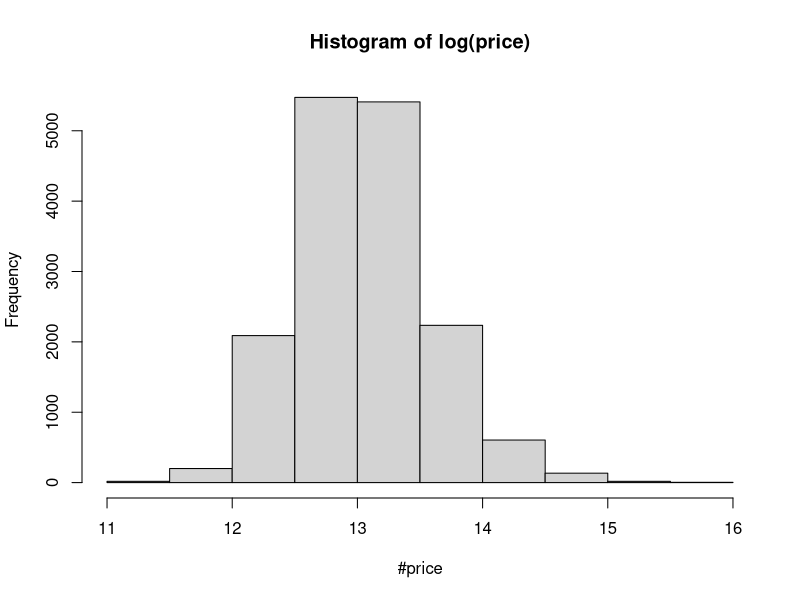
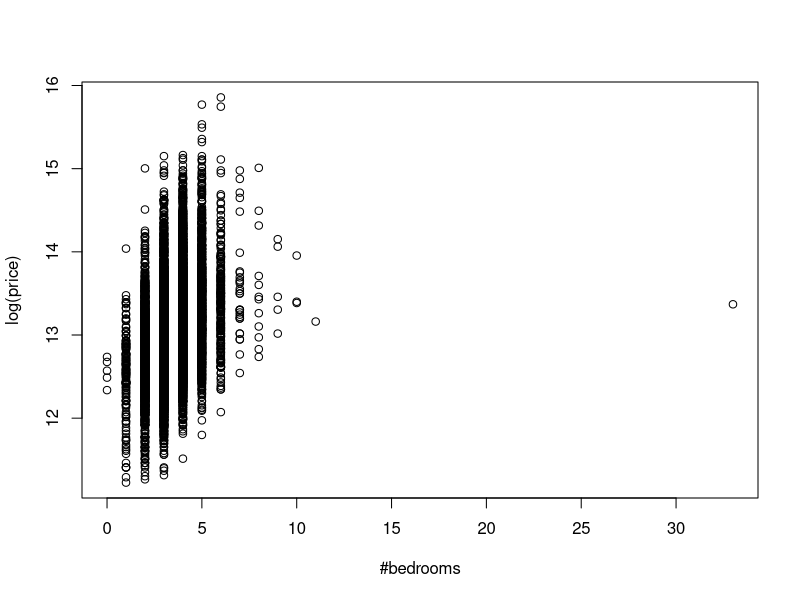
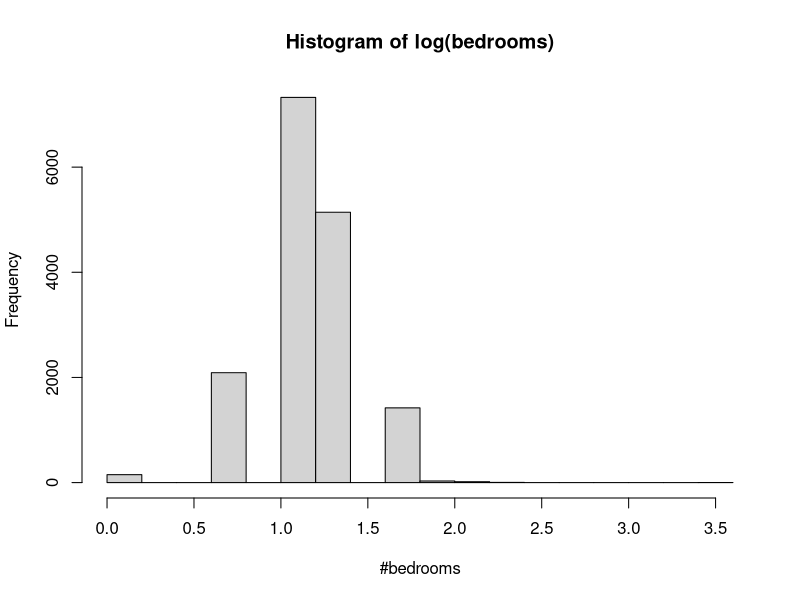
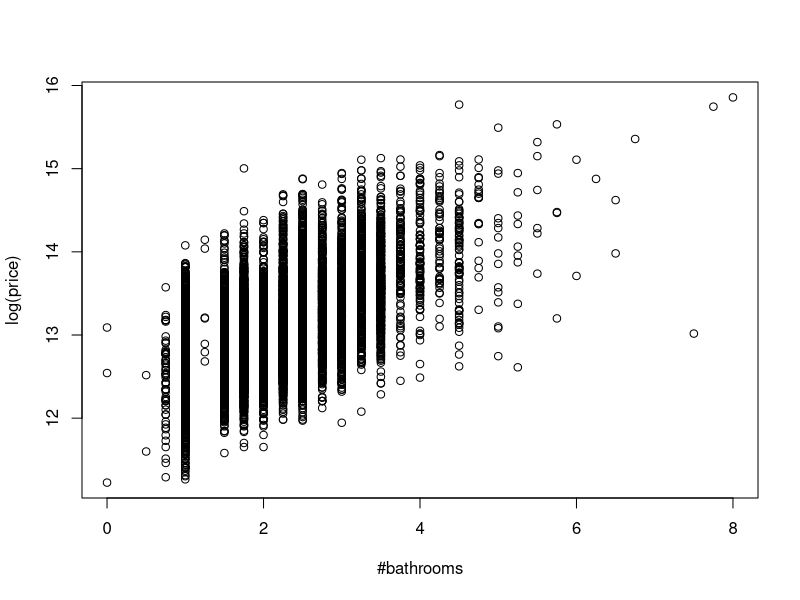
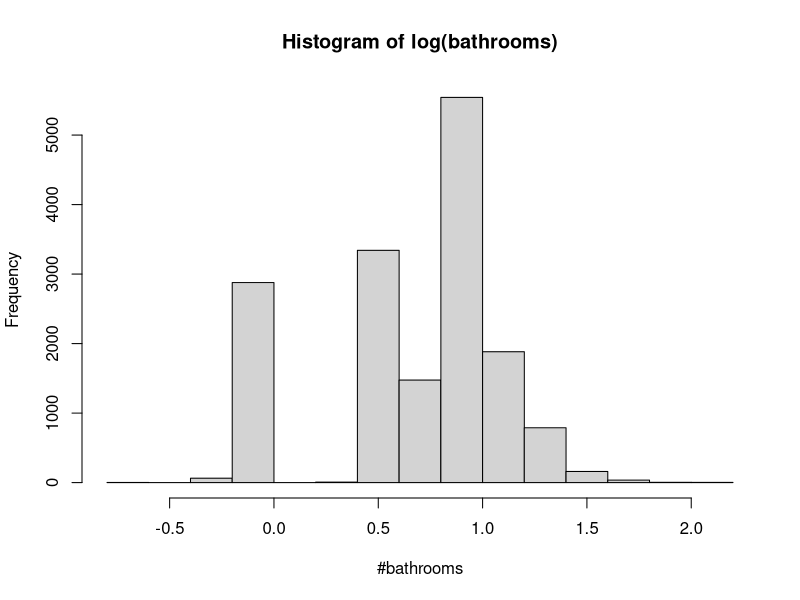
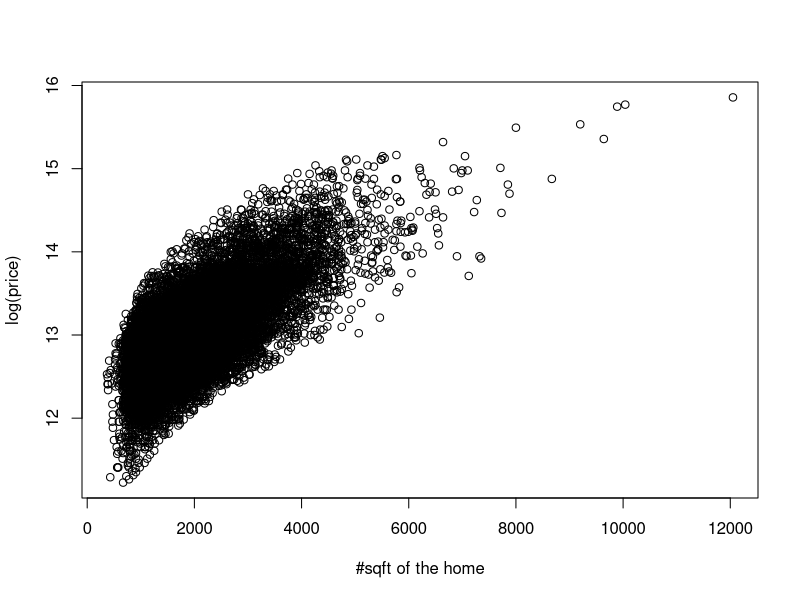
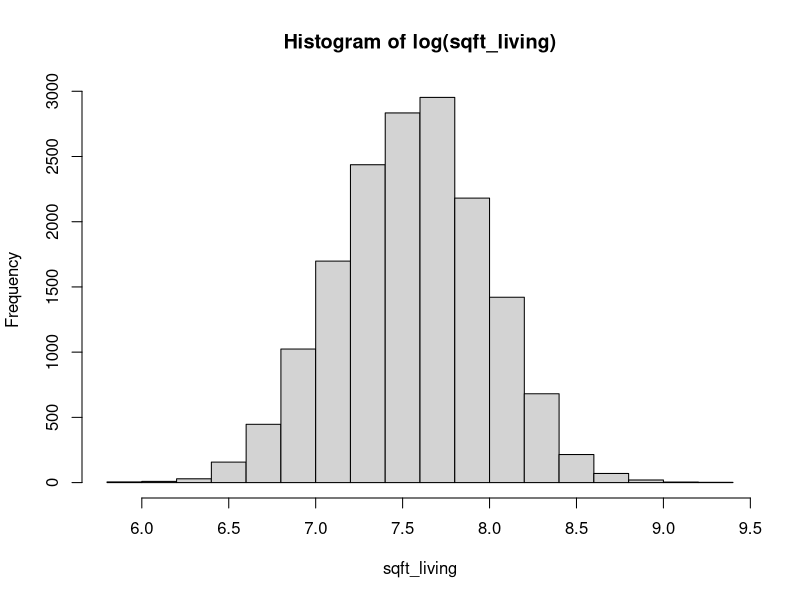
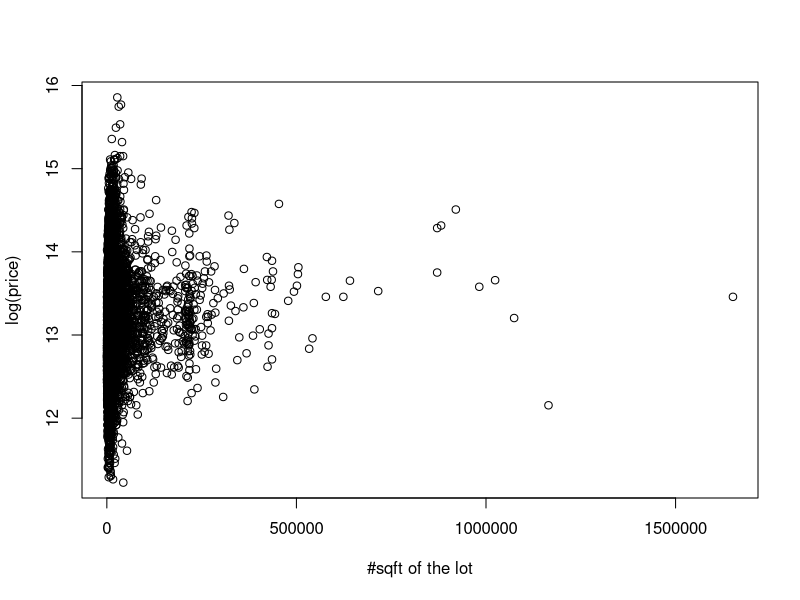

These charts were generated, in order, by the following R code:
## ---- chunk 1
knitr::opts_chunk$set(echo = TRUE)
## ---- chunk 2
dat <- read.csv("king.csv")
head(dat)
## ---- chunk 3
all(dat$X==dat$ID)
## ---- chunk 4
dat$X <- NULL
dat$ID <- NULL
# keep original data set stored because later, columns will be added to dat
orig_dat <- dat
## ---- chunk 5
summary(dat$price)
hist(log(dat$price), main = "Histogram of log(price)", xlab="#price")
## ---- chunk 6
summary(dat)
## ---- chunk 7
plot(log(dat$price)~dat$bedrooms, xlab="#bedrooms", ylab="log(price)")
## ---- chunk 8
cor(dat$price,dat$bedrooms)
## ---- chunk 9
max(dat$bedrooms)
## ---- chunk 10
cor(dat[dat$bedrooms<30, "price"], dat[dat$bedrooms<30, "bedrooms"])
## ---- chunk 11
summary(dat$bedrooms)
table(dat$bedrooms)
## ---- chunk 12
hist(log(dat$bedrooms), main="Histogram of log(bedrooms)", xlab="#bedrooms")
## ---- chunk 13
plot(log(dat$price)~dat$bathrooms, xlab="#bathrooms", ylab="log(price)")
## ---- chunk 14
cor(dat$price, dat$bathrooms)
## ---- chunk 15
summary(dat$bathrooms)
table(dat$bathrooms)
## ---- chunk 16
hist(log(dat$bathrooms), main="Histogram of log(bathrooms)", xlab="#bathrooms")
## ---- chunk 17
plot(log(dat$price)~dat$sqft_living, xlab="#sqft of the home", 
     ylab="log(price)")
## ---- chunk 18
cor(dat$price, dat$sqft_living)
## ---- chunk 19
summary(dat$sqft_living)
## ---- chunk 20
hist(log(dat$sqft_living), main="Histogram of log(sqft_living)", xlab="sqft_living")
## ---- chunk 21
plot(log(dat$price)~dat$sqft_lot, xlab="#sqft of the lot", ylab="log(price)")
## ---- chunk 22
cor(dat$price, dat$sqft_lot)
## ---- chunk 23
summary(dat$sqft_lot)
## ---- chunk 24
hist(log(dat$sqft_lot), main="Histogram of log(sqft_lot)", xlab="sqft_lot")
## ---- chunk 25
boxplot(log(dat$price)~dat$floors, xlab="#floors", ylab="price")
## ---- chunk 26
cor(dat$price, dat$floors)
## ---- chunk 27
summary(dat$floors)
table(dat$floors)
## ---- chunk 28
hist(dat$floors, main = "Histogram of floors", xlab="#floors")
## ---- chunk 29
dat$waterfront <- as.factor(dat$waterfront)
levels(dat$waterfront) <- c("No-Waterfront", "Waterfront")
## ---- chunk 30
boxplot(log(dat$price)~dat$waterfront, xlab="view to waterfront", 
     ylab="log(price)")
## ---- chunk 31
mean(dat[dat$waterfront=="No-Waterfront", "price"])
## ---- chunk 32
mean(dat[dat$waterfront=="Waterfront", "price"])
## ---- chunk 33
summary(dat$waterfront)
table(dat$waterfront)
## ---- chunk 34
boxplot(log(dat$price)~dat$view, xlab="#times the house has been viewed", 
        ylab="log(price)")
## ---- chunk 35
cor(dat$price, dat$view)
## ---- chunk 36
summary(dat[dat$view==0, "price"])
## ---- chunk 37
# get the number of outliers (below lower whisker of boxplot or above upper
# whisker). Whiskers are calculated by:
# (1st_quartile) - 1.5*(IQR) = (1st_quartile) - 1.5*(3rd_quartile-1st_quartile)
# and 
# (3rd_quartile) + 1.5*(IQR) = (3rd_quartile) + 1.5*(3rd_quartile-1st_quartile)
length(dat[dat$view==0 
           & log(dat$price) < log(312000) - 1.5*(log(600000)-log(312000))
           | log(dat$price) > log(600000) + 1.5*(log(600000)-log(312000)),
           "price"])
## ---- chunk 38
length(dat[dat$view==0 
           & log(dat$price) < log(312000) - 1.5*(log(600000)-log(312000))
           | log(dat$price) > log(600000) + 1.5*(log(600000)-log(312000)),
           "price"]) / length(dat[dat$view==0, "price"])
## ---- chunk 39
summary(dat[dat$view==1, "price"])
## ---- chunk 40
length(dat[dat$view==1 
           & log(dat$price) < log(515750) - 1.5*(log(947500)-log(515750))
           | log(dat$price) > log(947500) + 1.5*(log(947500)-log(515750)),
           "price"]) / length(dat[dat$view==1, "price"])
## ---- chunk 41
summary(dat[dat$view==2, "price"])
## ---- chunk 42
length(dat[dat$view==2 
           & log(dat$price) < log(489500) - 1.5*(log(935500)-log(489500))
           | log(dat$price) > log(935500) + 1.5*(log(935500)-log(489500)),
           "price"]) / length(dat[dat$view==2, "price"])
## ---- chunk 43
summary(dat[dat$view==3, "price"])
## ---- chunk 44
length(dat[dat$view==3 
           & log(dat$price) < log(582525) - 1.5*(log(1320000)-log(582525))
           | log(dat$price) > log(1320000) + 1.5*(log(1320000)-log(582525)),
           "price"]) / length(dat[dat$view==2, "price"])
## ---- chunk 45
summary(dat[dat$view==4, "price"])
## ---- chunk 46
length(dat[dat$view==4 
           & log(dat$price) < log(811000) - 1.5*(log(1705000)-log(811000))
           | log(dat$price) > log(1705000) + 1.5*(log(1705000)-log(811000)),
           "price"]) / length(dat[dat$view==2, "price"])
## ---- chunk 47
aggregate(dat$price, list(dat$view), FUN=sd)
## ---- chunk 48
summary(dat$view)
table(dat$view)
## ---- chunk 49
dat$condition <- as.factor(dat$condition)
levels(dat$condition) <- c("Bad Condition", "Average Condition", "Good Condition", "Very Good Condition", "Excellent Condition")
## ---- chunk 50
boxplot(log(dat$price)~dat$condition, xlab="Condition of the house", 
        ylab="log(price)")
## ---- chunk 51
aggregate(dat$price~dat$condition, FUN=mean)
## ---- chunk 52
table(dat$condition)
## ---- chunk 53
boxplot(log(dat$price)~dat$grade, xlab="grade of the house", ylab="log(price)")
## ---- chunk 54
cor(dat$price, dat$grade)
## ---- chunk 55
summary(dat$grade)
table(dat$grade)
hist(dat$grade, main="Histogram of grade", xlab="#grade")
## ---- chunk 56
plot(log(dat$price)~dat$sqft_above, xlab="sqft of the house", 
     ylab="log(price)")
## ---- chunk 57
cor(dat$price, dat$sqft_above)
## ---- chunk 58
dat$sqft_above_1000_range <- cut(dat$sqft_above, breaks=seq(0,9000,1000), 
                             labels=c("1-1000", "1001-2000", "2001-3000", 
                                      "3001-4000", "4001-5000", "5001-6000",
                                      "6001-7000", "7001-8000", "8001-9000"))
head(dat[, c("sqft_above", "sqft_above_1000_range")])
## ---- chunk 59
plot(log(dat$price)~dat$sqft_above_1000_range, 
     xlab="sqft of the house (without basement) in range of 1000",
     ylab="log(price)")
## ---- chunk 60
table(dat$sqft_above_1000_range)
## ---- chunk 61
summary(dat$sqft_above)
hist(dat$sqft_above)
## ---- chunk 62
plot(log(dat$price)~dat$sqft_basement, xlab="sqft of the basement", 
     ylab="log(price)")
## ---- chunk 63
cor(dat$price, dat$sqft_basement)
## ---- chunk 64
length(dat[dat$sqft_basement==0, "sqft_basement"]) / length(dat$sqft_basement)
## ---- chunk 65
cor(dat[dat$sqft_basement!=0, "price"], 
    dat[dat$sqft_basement!=0, "sqft_basement"])
## ---- chunk 66
summary(dat$sqft_basement)
## ---- chunk 67
hist(dat$sqft_basement, main="Histogram of sqft_basement", xlab="sqft basement")
## ---- chunk 68
plot(log(dat$price)~dat$yr_built, xlab="year built", ylab="log(price)")
## ---- chunk 69
dat$yr_built_10_range <- cut(dat$yr_built, breaks=seq(1900,2020,10), 
                             labels=c("1900-1910", "1911-1920", "1921-1930", 
                                      "1931-1940", "1941-1950", "1951-1960", 
                                      "1961-1970", "1971-1980", "1981-1990", 
                                      "1991-2000", "2001-2010", "2011-2020"))
# check if it worked: 
head(dat[, c("yr_built", "yr_built_10_range")])
## ---- chunk 70
boxplot(log(dat$price)~dat$yr_built_10_range, 
        xlab="yr_built in ranges of 10 years", ylab="log(price)")
## ---- chunk 71
dat$yr_built_20_range <- cut(dat$yr_built, breaks=seq(1900,2020,20), 
                             labels=c("1900-1920", "1921-1940", "1941-1960", 
                                      "1961-1980", "1981-2000", "2001-2020"))
# check if it worked: 
head(dat[, c("yr_built", "yr_built_20_range")])
## ---- chunk 72
boxplot(log(dat$price)~dat$yr_built_20_range, 
        xlab="yr_built in ranges of 20 years", ylab="log(price)")
## ---- chunk 73
cor(dat$price,dat$yr_built)
## ---- chunk 74
summary(dat$yr_built_10_range)
## ---- chunk 75
hist(dat$yr_built, main="Histogram of yr_built", xlab="yr_built")
## ---- chunk 76
plot(log(dat$price)~dat$yr_renovated, xlab="renovated year", ylab="log(price)")
## ---- chunk 77
plot(log(dat[dat$yr_renovated!=0, "price"])~
       dat[dat$yr_renovated!=0, "yr_renovated"],
     xlab="renovation year", ylab="log(price)")
## ---- chunk 78
cor(dat$price,dat$yr_renovated)
## ---- chunk 79
cor(dat[dat$yr_renovated!=0, "price"], dat[dat$yr_renovated!=0, "yr_renovated"])
## ---- chunk 80
hist(dat$yr_renovated, main="Histogram of yr_renovated", xlab="yr_renovated")
## ---- chunk 81
aggregate(dat$price, list(dat$zipcode), FUN=mean)
## ---- chunk 82
boxplot(log(dat$price)~dat$zipcode, xlab="zipcode", ylab="log(price)")
## ---- chunk 83
dat$zipcode_20_range <- cut(dat$zipcode, breaks=seq(98000,98200,20), 
                             labels=c("98001-98020", "98021-98040", 
                                      "98041-98060", "98061-98080",
                                      "98081-98100", "98101-98120",
                                      "98121-98140", "98141-98160",
                                      "98161-98180", "98181-98200"))
# check if it worked: 
head(dat[, c("zipcode", "zipcode_20_range")])
## ---- chunk 84
boxplot(log(dat$price)~dat$zipcode_20_range, 
        xlab="zipcodes, grouped in ranges of 20", ylab="log(price)")
## ---- chunk 85
hist(dat$zipcode, main="Histogram of zipcode", xlab="zipcode")
## ---- chunk 86
plot(log(dat$price)~dat$lat, xlab="latitude coordinate", ylab="log(price)")
## ---- chunk 87
dat$lat_005_range <- cut(dat$lat, breaks=seq(47.15, 47.80, 0.05), 
                         labels=c("47.11-47.20", "47.21-47.25", "47.26-47.30",
                                  "47.31-47.35", "47.36-47.40", "47.41-47.45",
                                  "47.46-47.50", "47.51-47.55", "47.56-47.60",
                                  "47.61-47.65", "47.66-47.70", "47.71-47.75",
                                  "47.76-47.80"))
head(dat[, c("lat", "lat_005_range")])
## ---- chunk 88
plot(log(dat$price)~dat$lat_005_range, 
     xlab="latitude coordinate in ranges of 0.05", ylab="log(price)")
## ---- chunk 89
cor(dat$price, dat$lat)
## ---- chunk 90
summary(dat$lat)
## ---- chunk 91
hist(dat$lat, main="Histogram of lat", xlab="lat")
## ---- chunk 92
plot(log(dat$price)~dat$long, xlab="longitude coordinate", ylab="log(price)")
## ---- chunk 93
# different notation used in order to make the ranges clear
dat$long_01_range <- cut(dat$long, breaks=seq(-122.6, -121.2, 0.1), 
                         labels=c("-122.6<x<=-122.5", "-122.5<x<=-122.4",
                                  "-122.4<x<=-122.3", "-122.3<x<=-122.2",
                                  "-122.2<x<=-122.1", "-122.1<x<=-122.0",
                                  "-122.0<x<=-121.9", "-121.9<x<=-121.8",
                                  "-121.8<x<=-121.7", "-121.7<x<=-121.6",
                                  "-121.6<x<=-121.5", "-121.5<x<=-121.4",
                                  "-121.4<x<=-121.3", "-121.3<x<=-121.2"))
head(dat[, c("long", "long_01_range")])
## ---- chunk 94
boxplot(log(dat$price)~dat$long_01_range, 
        xlab="longitude coordinate in ranges of 0.1", ylab="log(price)")
## ---- chunk 95
cor(dat$price, dat$long)
## ---- chunk 96
summary(dat$long)
hist(dat$long, main="Histogram of long", xlab="long")
## ---- chunk 97
dat$sqft_living15_500_range <- cut(dat$sqft_living15, breaks=seq(0, 6500, 500),
                                   labels=c("1-500", "501-1000", "1001-1500",
                                            "1501-2000", "2001-2500",
                                            "2501-3000", "3001-3500", 
                                            "3501-4000", "4001-4500",
                                            "4501-5000", "5001-5500",
                                            "5501-6000", "6001-6500"))
head(dat[, c("sqft_living15", "sqft_living15_500_range")])
## ---- chunk 98
boxplot(log(dat$price)~dat$sqft_living15_500_range, 
        xlab="square foot of interior housing of 15 closest neighbors in 
        range of 500", ylab="log(price)")
## ---- chunk 99
cor(dat$price, dat$sqft_living15)
## ---- chunk 100
summary(dat$sqft_living15)
hist(dat$sqft_living15)
## ---- chunk 101
plot(log(dat$price)~dat$sqft_lot15, 
     xlab="sqft of land lots of 15 closest neighbors", ylab="log(price)")
## ---- chunk 102
tail(sort(dat$sqft_lot15))
## ---- chunk 103
dat$sqft_lot15_2000_range <- cut(dat$sqft_lot15, 
                                  breaks=c(seq(0, 20000, 2000), +Inf),
                                  labels=c("1-2000", "2001-4000",
                                           "4001-6000", "6001-8000",
                                           "8001-10000", "10001-12000",
                                           "12001-14000", "14001-16000",
                                           "16001-18000", "18001-20000",
                                           ">20000"))

head(dat[, c("sqft_lot15", "sqft_lot15_2000_range")])
## ---- chunk 104
plot(log(dat$"price")~dat$sqft_lot15_2000_range,
     xlab="sqft of land lots of 15 closest neighbors in 2000 range",
     ylab="log(price)")
## ---- chunk 105
cor(dat$price,dat$sqft_lot15)
## ---- chunk 106
summary(dat$sqft_lot15)
hist(log(dat$sqft_lot15), main="Histogram of log(sqft_lot15", xlab="sqft_lot15")
## ---- chunk 107
vct_corr <- numeric(0)
for (i in names(dat)){
    cor.result <- cor(dat$price, as.numeric(dat[, i]))
    vct_corr <- c(vct_corr, cor.result)
}
names(vct_corr) <- names(dat)
vct_corr
## ---- chunk 108
library(dplyr)
dat_red <- select(dat, c(price, lat, bedrooms, sqft_basement, view, bathrooms,
                         sqft_living15, sqft_above, grade, sqft_living))
head(dat_red)
## ---- chunk 109
library(GGally)
ggcorr(data=dat_red, label = TRUE, label_size = 3, label_round = 3)
## ---- chunk 110
ggpairs(dat_red)
## ---- chunk 111
orig_length <- length(dat$price)
dat_red_out <- dat_red
## ---- chunk 112
b_lat <- boxplot(dat_red_out$lat)
l1 <- length(dat_red_out$price)
dat_red_out <- dat_red_out[dat_red_out$lat >= b_lat$stats[1] &
                       dat_red_out$lat <= b_lat$stats[5], ]
l2 <- length(dat_red_out$price)
sprintf("previous no. of samples: %s, new no. of samples: %s, new dataset contains %.2f%% of the samples of the previous dataset", l1, l2, (100*l2)/l1)
## ---- chunk 113
b_bedrooms <- boxplot(dat_red_out$bedrooms)
l1 <- length(dat_red_out$price)
dat_red_out <- dat_red_out[dat_red_out$bedrooms >= b_bedrooms$stats[1] &
                       dat_red_out$bedrooms <= b_bedrooms$stats[5], ]
l2 <- length(dat_red_out$price)
sprintf("previous no. of samples: %s, new no. of samples: %s, new dataset contains %.2f%% of the samples of the previous dataset", l1, l2, (100*l2)/l1)
## ---- chunk 114
b_sqft_basement <- boxplot(dat_red_out$sqft_basement)
l1 <- length(dat_red_out$price)
dat_red_out <- dat_red_out[dat_red_out$sqft_basement >= b_sqft_basement$stats[1] &
                       dat_red_out$sqft_basement <= b_sqft_basement$stats[5], ]
l2 <- length(dat_red_out$price)
sprintf("previous no. of samples: %s, new no. of samples: %s, new dataset contains %.2f%% of the samples of the previous dataset", l1, l2, (100*l2)/l1)
## ---- chunk 115
b_bathrooms <- boxplot(dat_red_out$bathrooms)
l1 <- length(dat_red_out$price)
dat_red_out <- dat_red_out[dat_red_out$bathrooms >= b_bathrooms$stats[1] &
                       dat_red_out$bathrooms <= b_bathrooms$stats[5], ]
l2 <- length(dat_red_out$price)
sprintf("previous no. of samples: %s, new no. of samples: %s, new dataset contains %.2f%% of the samples of the previous dataset", l1, l2, (100*l2)/l1)
## ---- chunk 116
b_sqft_living15 <- boxplot(dat_red_out$sqft_living15)
l1 <- length(dat_red_out$price)
dat_red_out <- dat_red_out[dat_red_out$sqft_living15 >= b_sqft_living15$stats[1] &
                       dat_red_out$sqft_living15 <= b_sqft_living15$stats[5], ]
l2 <- length(dat_red_out$price)
sprintf("previous no. of samples: %s, new no. of samples: %s, new dataset contains %.2f%% of the samples of the previous dataset", l1, l2, (100*l2)/l1)
## ---- chunk 117
b_sqft_above <- boxplot(dat_red_out$sqft_above)
l1 <- length(dat_red_out$price)
dat_red_out <- dat_red_out[dat_red_out$sqft_above >= b_sqft_above$stats[1] &
                       dat_red_out$sqft_above <= b_sqft_above$stats[5], ]
l2 <- length(dat_red_out$price)
sprintf("previous no. of samples: %s, new no. of samples: %s, new dataset contains %.2f%% of the samples of the previous dataset", l1, l2, (100*l2)/l1)
## ---- chunk 118
b_grade <- boxplot(dat_red_out$grade)
l1 <- length(dat_red_out$price)
dat_red_out <- dat_red_out[dat_red_out$grade >= b_grade$stats[1] &
                       dat_red_out$grade <= b_grade$stats[5], ]
l2 <- length(dat_red_out$price)
sprintf("previous no. of samples: %s, new no. of samples: %s, new dataset contains %.2f%% of the samples of the previous dataset", l1, l2, (100*l2)/l1)
## ---- chunk 119
b_sqft_living <- boxplot(dat_red_out$sqft_living)
l1 <- length(dat_red_out$price)
dat_red_out <- dat_red_out[dat_red_out$sqft_living >= b_sqft_living$stats[1] &
                       dat_red_out$sqft_living <= b_sqft_living$stats[5], ]
l2 <- length(dat_red_out$price)
sprintf("previous no. of samples: %s, new no. of samples: %s, new dataset contains %.2f%% of the samples of the previous dataset", l1, l2, (100*l2)/l1)
## ---- chunk 120
sprintf("Overall, the dataset contains now - after removing outliers - %.2f%% of the samples of the original dataset", (100*l2)/orig_length)
## ---- chunk 121
ggcorr(data=dat_red_out, label = TRUE, label_size = 3, label_round = 3)
## ---- chunk 122
ggpairs(dat_red_out)
## ---- chunk 123

## ---- chunk 124

## ---- chunk 125

## ---- chunk 126

## ---- chunk 127

